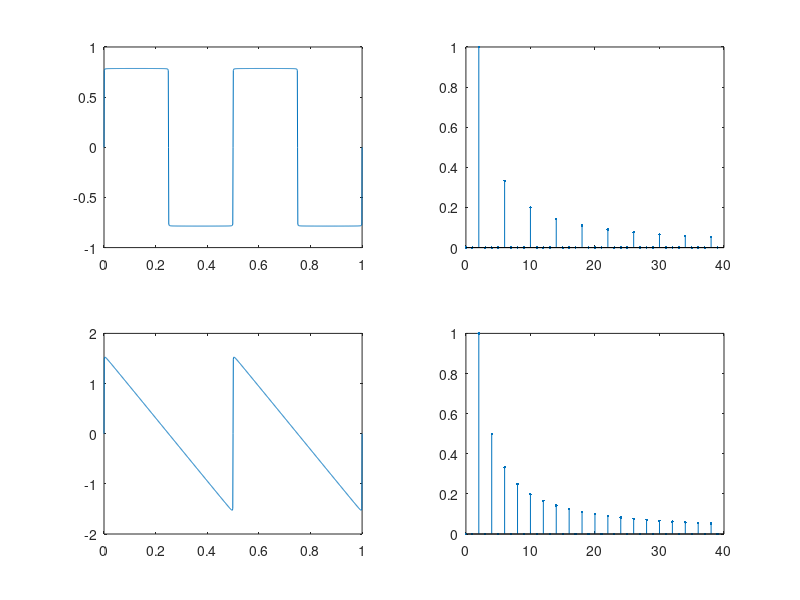

This chart was generated by the following MATLAB code:
% SOUCTCOS.M - ukazka souctu kosinusovek tvoricich jednotkovy impuls
clc;
close all;
clear all;

Fs = 1000;
pocet = 1000;
f=2;


t=0:1/Fs:1;
s=cos((2*pi*f*t)-(pi/2));
x=s;
for n = 1:pocet
   k=(2*n)+1;
   a=n+1;
   s=s+((1/k)*cos((2*pi*t*f*k)-(pi/2)));
   x=x+((1/a)*cos((2*pi*t*f*a)-(pi/2)));
end
subplot(2,2,1);
plot(t,s);
N = 1000;
F = 0:Fs/N:Fs/2-Fs/N;
X = fft(s,N);
subplot(2,2,2);
stem(F(1:40),1/(N/2)*abs(X(1:40)),'.');
subplot(2,2,3);
plot(t,x);
N = 1000;
F = 0:Fs/N:Fs/2-Fs/N;
X = fft(x,N);
subplot(2,2,4);
stem(F(1:40),1/(N/2)*abs(X(1:40)),'.');


